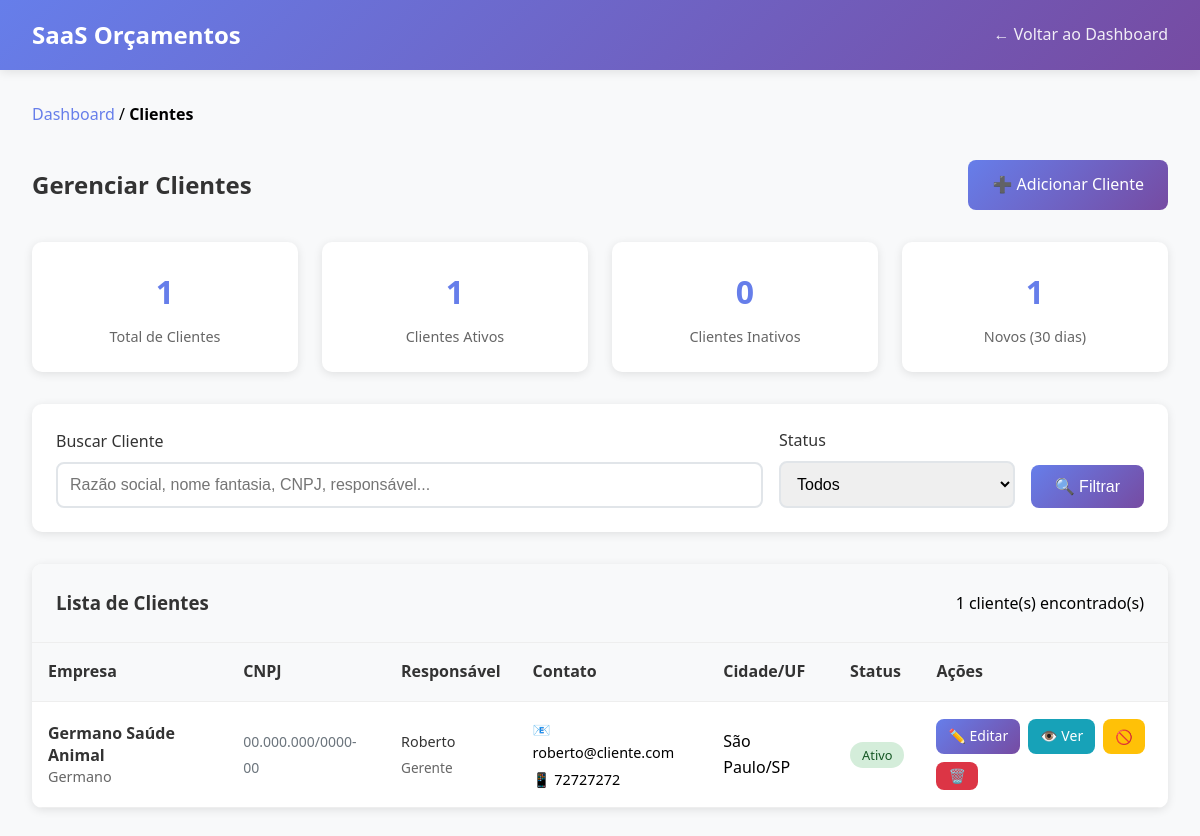
The app's page /clientes/lista.php (signed in) with its own data.
### tables this page shows
CREATE TABLE `clientes` (
  `id` int NOT NULL AUTO_INCREMENT,
  `empresa_id` int NOT NULL,
  `razao_social` varchar(200) NOT NULL,
  `nome_fantasia` varchar(200) DEFAULT NULL,
  `cnpj` varchar(18) NOT NULL,
  `responsavel_nome` varchar(100) NOT NULL,
  `responsavel_cargo` varchar(100) DEFAULT NULL,
  `telefone_empresa` varchar(20) DEFAULT NULL,
  `telefone_responsavel` varchar(20) DEFAULT NULL,
  `email_empresa` varchar(100) DEFAULT NULL,
  `email_responsavel` varchar(100) NOT NULL,
  `endereco` text,
  `cidade` varchar(100) DEFAULT NULL,
  `estado` varchar(2) DEFAULT NULL,
  `cep` varchar(10) DEFAULT NULL,
  `observacoes` text,
  `ativo` tinyint(1) DEFAULT '1',
  `data_criacao` timestamp NULL DEFAULT CURRENT_TIMESTAMP,
  `data_atualizacao` timestamp NULL DEFAULT CURRENT_TIMESTAMP ON UPDATE CURRENT_TIMESTAMP,
  PRIMARY KEY (`id`),
  KEY `idx_clientes_empresa` (`empresa_id`),
  KEY `idx_clientes_cnpj` (`cnpj`),
  CONSTRAINT `fk_clientes_empresa` FOREIGN KEY (`empresa_id`) REFERENCES `empresas` (`id`) ON DELETE CASCADE
);

### classes/Cliente.php (called while the page is built, shortened)
<?php
require_once __DIR__ . '/../config/database.php';
class Cliente {
    private $conn;
    private $table = 'clientes';
    public function __construct() {
        $database = new Database();
        $this->conn = $database->getConnection();
    }
    public function listarClientes($empresa_id, $ativo = null, $busca = null) {
        try {
            $where_conditions = ["empresa_id = :empresa_id"];
            $params = [':empresa_id' => $empresa_id];
            $where_clause = implode(' AND ', $where_conditions);
            $query = "SELECT * FROM " . $this->table . "
            WHERE $where_clause
            ORDER BY razao_social ASC";
            $stmt = $this->conn->prepare($query);
            foreach ($params as $key => $value) {
                $stmt->bindValue($key, $value);
            }
            $stmt->execute();
            return $stmt->fetchAll();
        } catch (Exception $e) {
            return [];
        }
    }
    public function estatisticasClientes($empresa_id) {
        try {
            $query = "SELECT
            COUNT(*) as total,
            SUM(CASE WHEN ativo = 1 THEN 1 ELSE 0 END) as ativos,
            SUM(CASE WHEN ativo = 0 THEN 1 ELSE 0 END) as inativos,
            COUNT(CASE WHEN DATE(data_criacao) >= DATE_SUB(CURRENT_DATE, INTERVAL 30 DAY) THEN 1 END) as ultimos_30_dias
            FROM " . $this->table . "
            WHERE empresa_id = :empresa_id";
            $stmt = $this->conn->prepare($query);
            $stmt->bindParam(':empresa_id', $empresa_id);
            $stmt->execute();
            return $stmt->fetch();
        } catch (Exception $e) {
            return ['total' => 0, 'ativos' => 0, 'inativos' => 0, 'ultimos_30_dias' => 0];
        }
    }
}

### config/database.php (called while the page is built, shortened)
<?php
class Database {
    private $host = 'localhost';
    private $db_name = 'local';
    private $username = 'root';
    private $password = 'root';
    public function getConnection() {
        $this->conn = null;
        try {
            $this->conn = new PDO(
                "mysql:host=" . $this->host . ";dbname=" . $this->db_name . ";charset=utf8",
                $this->username,
                $this->password,
                [
                    PDO::ATTR_ERRMODE => PDO::ERRMODE_EXCEPTION,
                    PDO::ATTR_DEFAULT_FETCH_MODE => PDO::FETCH_ASSOC,
                    PDO::ATTR_EMULATE_PREPARES => false
                ]
            );
        } catch(PDOException $e) {
            echo "Erro de conexão: " . $e->getMessage();
            die();
        }
        return $this->conn;
    }
}
?>

### includes/functions.php (called while the page is built, shortened)
<?php
function formatCNPJ($cnpj) {
    $cnpj = preg_replace('/[^0-9]/', '', $cnpj);
    if (strlen($cnpj) == 14) {
        return substr($cnpj, 0, 2) . '.' .
               substr($cnpj, 2, 3) . '.' .
               substr($cnpj, 5, 3) . '/' .
               substr($cnpj, 8, 4) . '-' .
               substr($cnpj, 12, 2);
    }
    return $cnpj;
}
function formatPhone($phone) {
    $phone = preg_replace('/[^0-9]/', '', $phone);
    return $phone;
}
?>

### public/clientes/lista.php (the view, shortened to what this page needs)
<?php
require_once __DIR__ . '/../../config/database.php';
require_once __DIR__ . '/../../classes/Cliente.php';
require_once __DIR__ . '/../../includes/functions.php';
$cliente = new Cliente();
$busca = $_GET['busca'] ?? '';
$ativo = isset($_GET['ativo']) && $_GET['ativo'] !== '' ? (int)$_GET['ativo'] : null;
$clientes = $cliente->listarClientes($_SESSION['empresa_id'], $ativo, $busca);
$stats = $cliente->estatisticasClientes($_SESSION['empresa_id']);
?>
<!DOCTYPE html>
<html lang="pt-BR">
<head>
</head>
<body>
    <div class="header">
        <div class="header-content">
            <h1><?php echo SITE_NAME; ?></h1>
            <div class="user-info">
                <a href="../dashboard.php">← Voltar ao Dashboard</a>
            </div>
        </div>
    </div>
    <div class="container">
        <div class="breadcrumb">
            <a href="../dashboard.php">Dashboard</a> / <strong>Clientes</strong>
        </div>
        <div class="page-header">
            <h2>Gerenciar Clientes</h2>
            <a href="adicionar.php" class="btn btn-primary">➕ Adicionar Cliente</a>
        </div>
        <div class="stats-grid">
            <div class="stat-card">
                <div class="stat-value"><?php echo $stats['total']; ?></div>
                <div class="stat-label">Total de Clientes</div>
            </div>
            <div class="stat-card">
                <div class="stat-value"><?php echo $stats['ativos']; ?></div>
                <div class="stat-label">Clientes Ativos</div>
            </div>
            <div class="stat-card">
                <div class="stat-value"><?php echo $stats['inativos']; ?></div>
                <div class="stat-label">Clientes Inativos</div>
            </div>
            <div class="stat-card">
                <div class="stat-value"><?php echo $stats['ultimos_30_dias']; ?></div>
                <div class="stat-label">Novos (30 dias)</div>
            </div>
        </div>
        <div class="filters">
            <form method="GET">
                <div class="filters-row">
                    <div class="form-group">
                        <label for="busca">Buscar Cliente</label>
                        <input type="text" id="busca" name="busca"
                               placeholder="Razão social, nome fantasia, CNPJ, responsável..."
                               value="<?php echo htmlspecialchars($busca); ?>">
                    </div>
                    <div class="form-group">
                        <label for="ativo">Status</label>
                        <select id="ativo" name="ativo">
                            <option value="">Todos</option>
                        </select>
                    </div>
                    <button type="submit" class="btn btn-primary">🔍 Filtrar</button>
                </div>
            </form>
        </div>
        <div class="card">
            <div class="card-header">
                <h3>Lista de Clientes</h3>
                <span><?php echo count($clientes); ?> cliente(s) encontrado(s)</span>
            </div>
            <div class="card-body">
                <?php if (!empty($clientes)): ?>
                    <div class="table-responsive">
                        <table class="table">
                            <thead>
                                <tr>
                                    <th>Empresa</th>
                                    <th>CNPJ</th>
                                    <th>Responsável</th>
                                    <th>Contato</th>
                                    <th>Cidade/UF</th>
                                    <th>Status</th>
                                    <th>Ações</th>
                                </tr>
                            </thead>
                            <tbody>
                                <?php foreach ($clientes as $cli): ?>
                                    <tr>
                                        <td>
                                            <div class="cliente-info">
                                                <div class="cliente-nome"><?php echo htmlspecialchars($cli['razao_social']); ?></div>
                                                <?php if (!empty($cli['nome_fantasia'])): ?>
                                                    <div class="cliente-fantasia"><?php echo htmlspecialchars($cli['nome_fantasia']); ?></div>
                                                <?php endif; ?>
                                            </div>
                                        </td>
                                        <td>
                                            <span class="text-muted"><?php echo formatCNPJ($cli['cnpj']); ?></span>
                                        </td>
                                        <td>
                                            <div class="contato-info">
                                                <span class="contato-nome"><?php echo htmlspecialchars($cli['responsavel_nome']); ?></span>
                                                <?php if (!empty($cli['responsavel_cargo'])): ?>
                                                    <span class="contato-cargo"><?php echo htmlspecialchars($cli['responsavel_cargo']); ?></span>
                                                <?php endif; ?>
                                            </div>
                                        </td>
                                        <td>
                                            <div class="contato-info">
                                                <span>📧 <?php echo htmlspecialchars($cli['email_responsavel']); ?></span>
                                                <?php if (!empty($cli['telefone_responsavel'])): ?>
                                                    <span>📱 <?php echo formatPhone($cli['telefone_responsavel']); ?></span>
                                                <?php endif; ?>
                                            </div>
                                        </td>
                                        <td>
                                            <?php if (!empty($cli['cidade']) || !empty($cli['estado'])): ?>
                                                <?php echo htmlspecialchars($cli['cidade']); ?><?php echo !empty($cli['estado']) ? '/' . $cli['estado'] : ''; ?>
                                            <?php else: ?>
                                                <span class="text-muted">-</span>
                                            <?php endif; ?>
                                        </td>
                                        <td>
                                            <span class="badge badge-<?php echo $cli['ativo'] ? 'success' : 'danger'; ?>">
                                                <?php echo $cli['ativo'] ? 'Ativo' : 'Inativo'; ?>
                                            </span>
                                        </td>
                                        <td>
                                            <div class="actions">
                                                <a href="editar.php?id=<?php echo $cli['id']; ?>" class="btn btn-primary btn-sm" title="Editar">
                                                    ✏️ Editar
                                                </a>
                                                <a href="visualizar.php?id=<?php echo $cli['id']; ?>" class="btn btn-info btn-sm" title="Visualizar">
                                                    👁️ Ver
                                                </a>
                                                <?php if ($cli['ativo']): ?>
                                                    <button onclick="confirmarAcao('desativar', <?php echo $cli['id']; ?>, '<?php echo htmlspecialchars($cli['razao_social']); ?>')"
                                                            class="btn btn-warning btn-sm" title="Desativar">
                                                        🚫
                                                    </button>
                                                <?php endif; ?>
                                                <button onclick="confirmarAcao('excluir', <?php echo $cli['id']; ?>, '<?php echo htmlspecialchars($cli['razao_social']); ?>')"
                                                        class="btn btn-danger btn-sm" title="Excluir">
                                                    🗑️
                                                </button>
                                            </div>
                                        </td>
                                    </tr>
                                <?php endforeach; ?>
                            </tbody>
                        </table>
                    </div>
                <?php endif; ?>
            </div>
        </div>
    </div>
</body>
</html>

### public/clientes/lista.php (style rules this page uses)
* { margin: 0; padding: 0; box-sizing: border-box; }
body { font-family: 'Segoe UI', Tahoma, Geneva, Verdana, sans-serif; background-color: #f8f9fa; line-height: 1.6; }
.header { background: linear-gradient(135deg, #667eea 0%, #764ba2 100%); color: white; padding: 1rem 0; box-shadow: 0 2px 10px rgba(0,0,0,0.1); }
.header-content { max-width: 1200px; margin: 0 auto; padding: 0 2rem; display: flex; justify-content: space-between; align-items: center; }
.header h1 { font-size: 1.5rem; }
.user-info a { color: white; text-decoration: none; opacity: 0.9; transition: opacity 0.3s; }
.container { max-width: 1200px; margin: 0 auto; padding: 2rem; }
.breadcrumb { margin-bottom: 2rem; }
.breadcrumb a { color: #667eea; text-decoration: none; }
.page-header { display: flex; justify-content: space-between; align-items: center; margin-bottom: 2rem; }
.page-header h2 { color: #333; margin: 0; }
.btn { padding: 0.75rem 1.5rem; border: none; border-radius: 8px; font-size: 1rem; font-weight: 500; cursor: pointer; text-decoration: none; display: inline-block; transition: transform 0.2s; }
.btn-primary { background: linear-gradient(135deg, #667eea 0%, #764ba2 100%); color: white; }
.btn-warning { background: #ffc107; color: #212529; }
.btn-danger { background: #dc3545; color: white; }
.btn-info { background: #17a2b8; color: white; }
.btn-sm { padding: 0.375rem 0.75rem; font-size: 0.875rem; }
.stats-grid { display: grid; grid-template-columns: repeat(auto-fit, minmax(200px, 1fr)); gap: 1.5rem; margin-bottom: 2rem; }
.stat-card { background: white; padding: 1.5rem; border-radius: 10px; box-shadow: 0 2px 10px rgba(0,0,0,0.1); text-align: center; }
.stat-value { font-size: 2rem; font-weight: bold; color: #667eea; margin-bottom: 0.5rem; }
.stat-label { color: #666; font-size: 0.9rem; }
.filters { background: white; padding: 1.5rem; border-radius: 10px; box-shadow: 0 2px 10px rgba(0,0,0,0.1); margin-bottom: 2rem; }
.filters-row { display: grid; grid-template-columns: 3fr 1fr auto; gap: 1rem; align-items: end; }
.form-group { display: flex; flex-direction: column; }
label { margin-bottom: 0.5rem; color: #333; font-weight: 500; }
input[type="text"], select { padding: 0.75rem; border: 2px solid #e1e5e9; border-radius: 8px; font-size: 1rem; }
.card { background: white; border-radius: 10px; box-shadow: 0 2px 10px rgba(0,0,0,0.1); overflow: hidden; }
.card-header { background: #f8f9fa; padding: 1.5rem; border-bottom: 1px solid #eee; display: flex; justify-content: space-between; align-items: center; }
.card-header h3 { color: #333; margin: 0; }
.card-body { padding: 0; }
.table { width: 100%; border-collapse: collapse; }
.table th, .table td { padding: 1rem; text-align: left; border-bottom: 1px solid #eee; }
.table th { background: #f8f9fa; font-weight: 600; color: #333; position: sticky; top: 0; }
.table-responsive { overflow-x: auto; }
.badge { padding: 0.25rem 0.75rem; border-radius: 20px; font-size: 0.8rem; font-weight: 500; }
.badge-success { background: #d4edda; color: #155724; }
.actions { display: flex; gap: 0.5rem; flex-wrap: wrap; }
.cliente-info { line-height: 1.4; }
.cliente-nome { font-weight: 600; color: #333; }
.cliente-fantasia { font-size: 0.9rem; color: #666; }
.contato-info { display: flex; flex-direction: column; gap: 0.25rem; font-size: 0.9rem; }
.contato-nome { font-weight: 500; color: #333; }
.contato-cargo { color: #666; font-size: 0.85rem; }
.text-muted { color: #6c757d; font-size: 0.875rem; }

### records on screen
clientes: razao_social "Germano Saúde Animal", nome_fantasia "Germano", cnpj "00.000.000/0000-00", responsavel_nome "Roberto", responsavel_cargo "Gerente", email_responsavel "roberto@cliente.com", telefone_responsavel "72727272", cidade "São Paulo", estado "SP", ativo "Ativo"

### other values on screen
SITE_NAME "SaaS Orçamentos"
$stats['total'] "1"
$stats['ativos'] "1"
$stats['inativos'] "0"
$stats['ultimos_30_dias'] "1"
count($clientes) "1"
